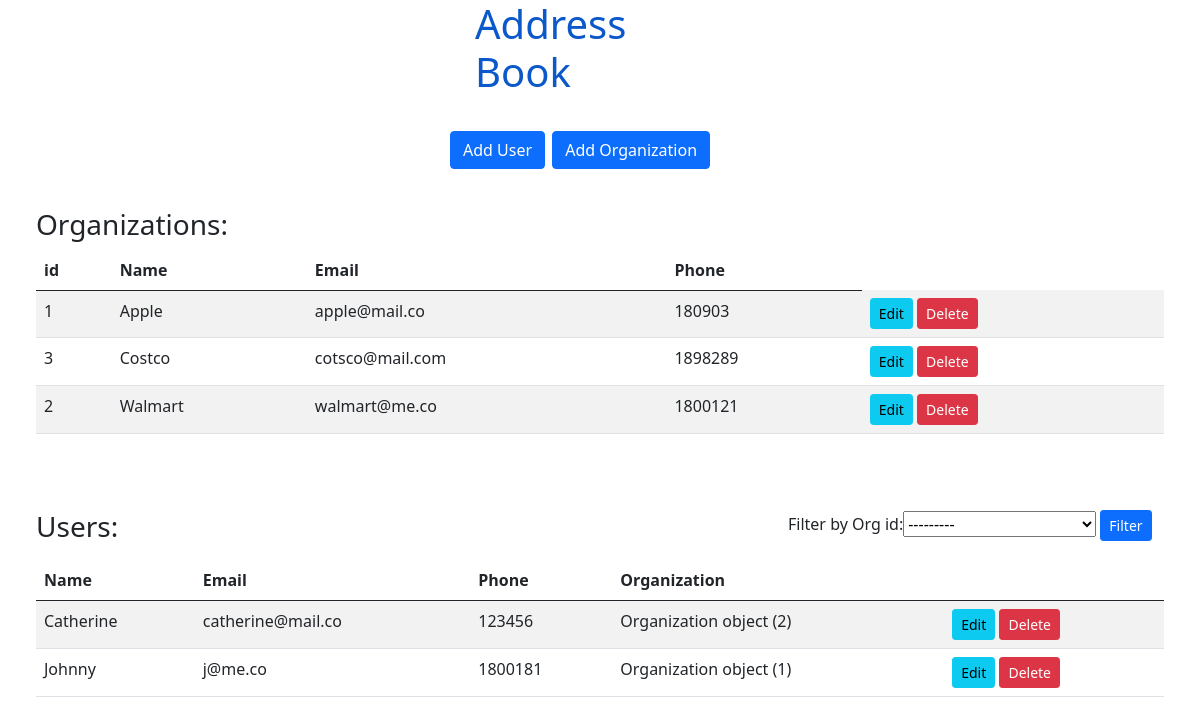
The page / on the database its author committed.
### register/models.py (models this page shows)
class Organization(models.Model):
    org_id= models.IntegerField(primary_key=True, auto_created=True, blank=True) #blank=True means field will not be required in form
    orgname = models.CharField(max_length=20, blank=False)
    email = models.EmailField(max_length=30, unique=True)
    phone = models.IntegerField( unique=True)

class User(models.Model):
    user_id= models.IntegerField(primary_key=True, auto_created=True, blank=True) #blank=True means field will not be required in form
    username = models.CharField(max_length=20, blank=False)
    email = models.EmailField(max_length=30, unique=True)
    phone = models.IntegerField( unique=True)
    org_id = models.ForeignKey(Organization, null=True, blank=True, on_delete=models.SET_NULL)

### register/views.py (the view)
# urls.py: url(r'^$',views.index),
def index(request): #get all data from dbs
	orgs= Organization.objects.order_by('orgname') #Organization.objects.all()
	users= User.objects.order_by('username') #User.objects.all()
	if request.method == 'GET': #Filter
		usersfilter= UsersFilter(request.GET, queryset=users)
		users= usersfilter.qs
	else:
		usersfilter= UsersFilter()
	return render(request, 'index.html', {'orgs':orgs, 'users':users, 'usersfilter':usersfilter})

### templates/index.html (shortened to what this page needs)
<!DOCTYPE html>
<html>
<head>
    <link href="https://cdn.jsdelivr.net/npm/bootstrap@5.0.0-beta3/dist/css/bootstrap.min.css" rel="stylesheet">
</head>
<body>
<div class="mx-auto" style="width: 250px;">
    <h1 style="color: #0a58ca;">Address Book</h1>
</div>
<br>
<div class="mx-auto" style="width: 300px;">
    <a class="btn btn-primary" href="/newuser">Add User</a>
    <a class="btn btn-primary" style="margin: 1%;" href="/neworg">Add Organization</a>
</div>
<div   style="padding: 3%; padding-bottom: 0%;">
<h3 class="card-title">Organizations:</h3>
{%  if orgs.count > 0  %}
    <table class="table table-striped">
        <thead>
            <tr>
                <th>id</th>
                <th>Name</th>
                <th>Email</th>
                <th>Phone</th>
            </tr>
        </thead>
        <tbody>
            {%  for org in orgs  %}
            <tr>
                <td>{{org.org_id}}</td>
                <td>{{  org.orgname  }}</td>
                <td>{{  org.email  }}</td>
                <td>{{  org.phone  }}</td>
                <td>
                    <a class="btn btn-info btn-sm" href="/getorg/{{org.org_id}}">Edit</a>
                    <a class="btn btn-danger btn-sm" href="/deleteorg/{{org.org_id}}">Delete</a>
                </td>
            </tr>
            {%  endfor  %}
        </tbody>
    </table>
{% else %}
<i>Empty</i>
<br>
{%  endif  %}
</div>
<br>
<div  style="padding: 3%;">
<div class="card-title row">
    <h3 class="col" style="display: !inline; margin-right: -20%; ">Users:</h3>
    <form method="GET" class="col" style="max-width: 400px;">
        Filter by
        {{ usersfilter.form  }}
        <button class="btn btn-primary btn-sm" type="submit">Filter</button>
    </form>
</div>
{%  if users.count > 0  %}
    <table class="table table-striped">
        <thead>
            <tr>
                <th>Name</th>
                <th>Email</th>
                <th>Phone</th>
                <th>Organization<th>
            </tr>
        </thead>
        <tbody>
            {%  for user in users  %}
            <tr>
                <td>{{ user.username  }}</td>
                <td>{{ user.email  }}</td>
                <td>{{ user.phone }}</td>
                <td>{{  user.org_id  }}</td>
                <td>
                    <a class="btn btn-info btn-sm" href="/getuser/{{user.user_id}}">Edit</a>
                    <a class="btn btn-danger btn-sm" href="/deleteuser/{{user.user_id}}">Delete</a>
                </td>
            </tr>
            {%  endfor  %}
        </tbody>
    </table>
{% else %}
<i>Empty</i>
{%  endif  %}
</div>
</body>
</html>

### rows shown on the page
Organization: org_id "1", orgname "Apple", email "apple@mail.co", phone "180903", org_id "---------"
Organization: org_id "3", orgname "Costco", email "cotsco@mail.com", phone "1898289"
Organization: org_id "2", orgname "Walmart", email "walmart@me.co", phone "1800121"
User: username "Catherine", email "catherine@mail.co", phone "123456", org_id "Organization object (2)"
User: username "Johnny", email "j@me.co", phone "1800181", org_id "Organization object (1)"
